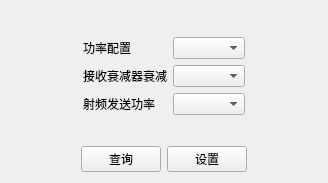
<?xml version="1.0" encoding="UTF-8"?>
<ui version="4.0">
 <class>PointConfigForm</class>
 <widget class="QWidget" name="PointConfigForm">
  <property name="geometry">
   <rect>
    <x>0</x>
    <y>0</y>
    <width>328</width>
    <height>183</height>
   </rect>
  </property>
  <property name="windowTitle">
   <string>Form</string>
  </property>
  <layout class="QGridLayout" name="gridLayout_2">
   <item row="0" column="1">
    <spacer name="verticalSpacer">
     <property name="orientation">
      <enum>Qt::Vertical</enum>
     </property>
     <property name="sizeHint" stdset="0">
      <size>
       <width>20</width>
       <height>20</height>
      </size>
     </property>
    </spacer>
   </item>
   <item row="1" column="0" colspan="2">
    <layout class="QHBoxLayout" name="horizontalLayout_2">
     <item>
      <spacer name="horizontalSpacer_3">
       <property name="orientation">
        <enum>Qt::Horizontal</enum>
       </property>
       <property name="sizeHint" stdset="0">
        <size>
         <width>40</width>
         <height>20</height>
        </size>
       </property>
      </spacer>
     </item>
     <item>
      <layout class="QGridLayout" name="gridLayout">
       <item row="0" column="0">
        <widget class="QLabel" name="label">
         <property name="text">
          <string>功率配置</string>
         </property>
        </widget>
       </item>
       <item row="0" column="1">
        <widget class="QComboBox" name="comboBox"/>
       </item>
       <item row="1" column="0">
        <widget class="QLabel" name="label_2">
         <property name="text">
          <string>接收衰减器衰减</string>
         </property>
        </widget>
       </item>
       <item row="1" column="1">
        <widget class="QComboBox" name="comboBox_2"/>
       </item>
       <item row="2" column="0">
        <widget class="QLabel" name="label_3">
         <property name="text">
          <string>射频发送功率</string>
         </property>
        </widget>
       </item>
       <item row="2" column="1">
        <widget class="QComboBox" name="comboBox_3"/>
       </item>
      </layout>
     </item>
     <item>
      <spacer name="horizontalSpacer_4">
       <property name="orientation">
        <enum>Qt::Horizontal</enum>
       </property>
       <property name="sizeHint" stdset="0">
        <size>
         <width>40</width>
         <height>20</height>
        </size>
       </property>
      </spacer>
     </item>
    </layout>
   </item>
   <item row="2" column="0">
    <spacer name="verticalSpacer_2">
     <property name="orientation">
      <enum>Qt::Vertical</enum>
     </property>
     <property name="sizeHint" stdset="0">
      <size>
       <width>20</width>
       <height>20</height>
      </size>
     </property>
    </spacer>
   </item>
   <item row="3" column="0" colspan="2">
    <layout class="QHBoxLayout" name="horizontalLayout">
     <item>
      <spacer name="horizontalSpacer">
       <property name="orientation">
        <enum>Qt::Horizontal</enum>
       </property>
       <property name="sizeHint" stdset="0">
        <size>
         <width>40</width>
         <height>20</height>
        </size>
       </property>
      </spacer>
     </item>
     <item>
      <widget class="QPushButton" name="pushButton_2">
       <property name="text">
        <string>查询</string>
       </property>
      </widget>
     </item>
     <item>
      <widget class="QPushButton" name="pushButton">
       <property name="text">
        <string>设置</string>
       </property>
      </widget>
     </item>
     <item>
      <spacer name="horizontalSpacer_2">
       <property name="orientation">
        <enum>Qt::Horizontal</enum>
       </property>
       <property name="sizeHint" stdset="0">
        <size>
         <width>40</width>
         <height>20</height>
        </size>
       </property>
      </spacer>
     </item>
    </layout>
   </item>
  </layout>
 </widget>
 <resources/>
 <connections/>
</ui>
